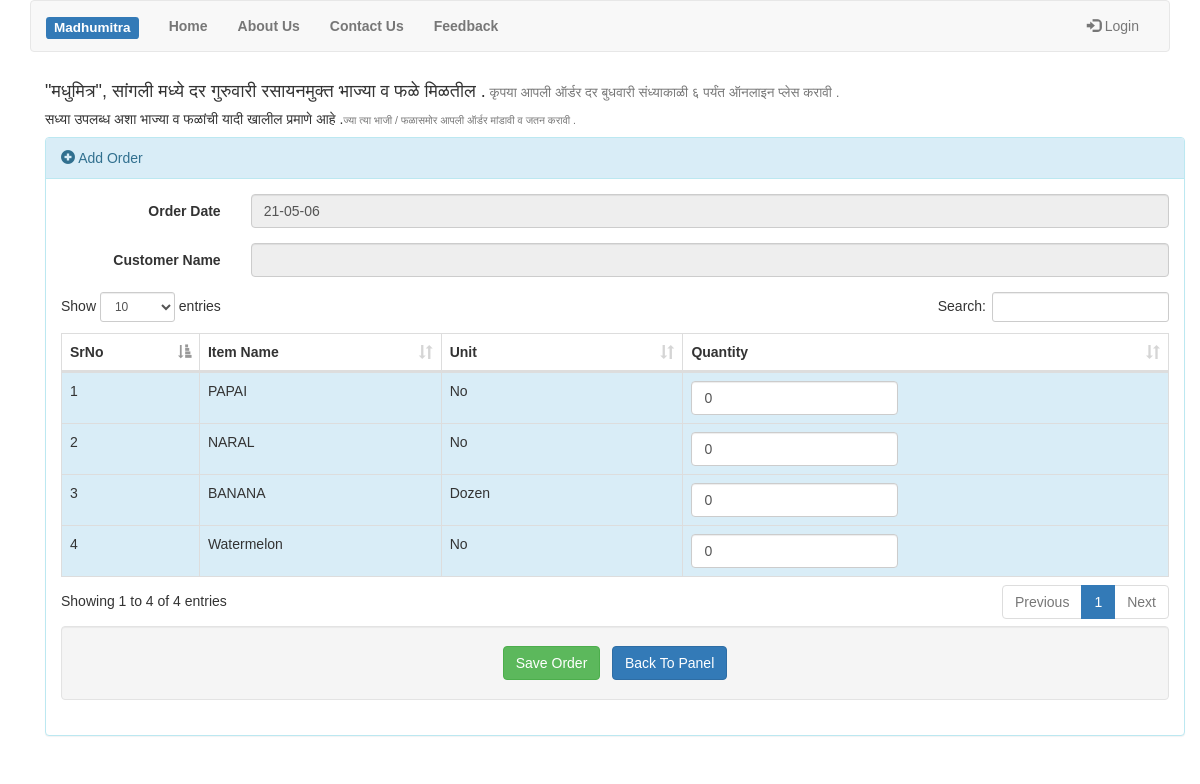
Page /CustmerOrder.php on the committed database.
### tables this page shows
CREATE TABLE IF NOT EXISTS `item_master` (
  `itemid` int(30) NOT NULL AUTO_INCREMENT,
  `iname` varchar(50) NOT NULL,
  `icategory` varchar(50) NOT NULL,
  `iunit` varchar(50) NOT NULL,
  `iprice` int(50) NOT NULL,
  `istatus` varchar(30) NOT NULL,
  PRIMARY KEY (`itemid`)
);

### CustmerOrder.php (the view, shortened to what this page needs)
<?php
include "header.php";
?>
<div class="container">
<h4>"मधुमित्र", सांगली मध्ये दर गुरुवारी रसायनमुक्त भाज्या व फळे मिळतील .<small> कृपया आपली ऑर्डर दर बुधवारी संध्याकाळी ६ पर्यंत ऑनलाइन प्लेस करावी .</small></h4>
<h5>सध्या उपलब्ध अशा भाज्या व फळांची यादी खालील प्रमाणे आहे .<small>ज्या त्या भाजी / फळासमोर आपली ऑर्डर मांडावी व जतन करावी .</small></h5>
<div class="panel panel-info" >
	<div class="panel-heading"> <i class="glyphicon glyphicon-plus-sign"></i> Add Order </div>
<div class="panel-body panel-center">
	<form class="form-horizontal" action="insert_CustomerOrder.php" method="post">
	<div class="form-group">
		<label for="orderDate" class="col-sm-2 control-label">Order Date</label>
		<div class="col-sm-10">
			  <input type="text" readonly class="form-control" value= "<?php echo date("y-m-d");?>" name="order_date"  />
		</div>
	</div>
	<div class="form-group">
		<label for="customerName" class="col-sm-2 control-label">Customer Name</label>
		<div class="col-sm-10">
			  <input type="text" readonly class="form-control" value= "<?php echo $fullname ;?>" name="customer_name" />
		</div>
	</div>
<div class="table-responsive">
<table id="stud_data" class="table table-hover table-bordered table-striped">
<?php
include "dbi.php";
$query="select * from item_master where istatus='Y' order by itemid";
$result=mysqli_query($con,$query) or die(mysqli_error($con));
echo "<thead>";
echo "<tr>
	<th width='5%'>SrNo</th>
	<th width='10%'>Item Name</th>
	<th width='10%'>Unit</th>
	<th width='20%'>Quantity</th>
	</tr>";
echo "</thead>";
$cnt=0;
while($row=mysqli_fetch_array($result))
{
	$cnt++;
	$nm=$row["iname"];
	$unt=$row["iunit"];
	echo "<tr class='info'>";
	echo "<td>$cnt</td>";
	echo "<td>$nm</td>";
	echo "<td>$unt</td>";
	echo "<td>";
	echo "<input type='text' class='form-control '   name='quantity[]' value='0'  required placeholder='Quantity' />";
	echo "</td>";
	echo "</tr>";
}
echo "</table>";
?>
	<div class="well text-center" >
		<input type="submit" class="btn btn-success "  value="Save Order" />
		&nbsp;&nbsp;<a href="member.php" class="btn btn-primary">Back To Panel</a>
	</div>
</form>
</div>
</div>
</div>
<?php
include "footer.php";
?>

### header.php (style rules this page uses)
body { margin: 0; padding: 0; background :#FFFFFF; background-size: cover; background-position: center; font-family: sans-serif; }

### rows in the picture
item_master: iname "PAPAI", iunit "No"
item_master: iname "NARAL", iunit "No"
item_master: iname "BANANA", iunit "Dozen"
item_master: iname "Watermelon", iunit "No"
